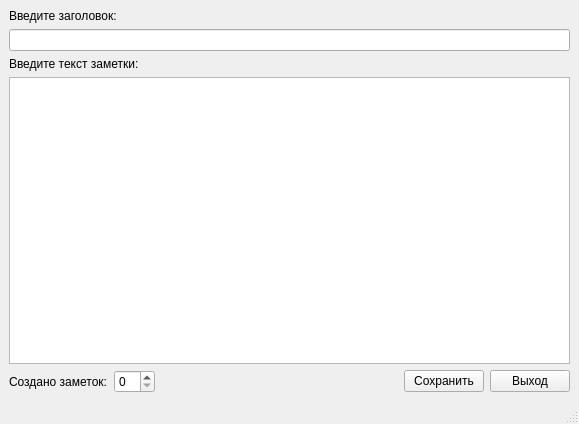
<?xml version="1.0" encoding="UTF-8"?>
<ui version="4.0">
 <class>MainWindow</class>
 <widget class="QMainWindow" name="MainWindow">
  <property name="geometry">
   <rect>
    <x>0</x>
    <y>0</y>
    <width>579</width>
    <height>424</height>
   </rect>
  </property>
  <property name="windowTitle">
   <string>MainWindow</string>
  </property>
  <widget class="QWidget" name="centralwidget">
   <layout class="QGridLayout" name="gridLayout">
    <item row="0" column="0" colspan="4">
     <widget class="QLabel" name="lb_head_input">
      <property name="text">
       <string>Введите заголовок:</string>
      </property>
     </widget>
    </item>
    <item row="3" column="0" colspan="5">
     <widget class="QTextEdit" name="te_text"/>
    </item>
    <item row="1" column="0" colspan="5">
     <widget class="QLineEdit" name="le_head"/>
    </item>
    <item row="2" column="0" colspan="4">
     <widget class="QLabel" name="lb_text_input">
      <property name="text">
       <string>Введите текст заметки:</string>
      </property>
     </widget>
    </item>
    <item row="4" column="0">
     <layout class="QFormLayout" name="formLayout">
      <item row="0" column="1">
       <widget class="QSpinBox" name="sb_counter"/>
      </item>
      <item row="0" column="0">
       <widget class="QLabel" name="lb_total">
        <property name="text">
         <string>Создано заметок:</string>
        </property>
       </widget>
      </item>
     </layout>
    </item>
    <item row="4" column="4">
     <layout class="QHBoxLayout" name="horizontalLayout">
      <item>
       <widget class="QPushButton" name="pb_save">
        <property name="text">
         <string>Сохранить</string>
        </property>
       </widget>
      </item>
      <item>
       <widget class="QPushButton" name="pb_exit">
        <property name="text">
         <string>Выход</string>
        </property>
       </widget>
      </item>
     </layout>
    </item>
   </layout>
  </widget>
  <widget class="QMenuBar" name="menubar">
   <property name="geometry">
    <rect>
     <x>0</x>
     <y>0</y>
     <width>579</width>
     <height>22</height>
    </rect>
   </property>
  </widget>
  <widget class="QStatusBar" name="statusbar"/>
 </widget>
 <resources/>
 <connections/>
</ui>
